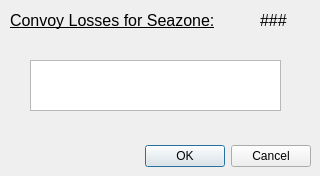
<?xml version="1.0" encoding="UTF-8"?>
<ui version="4.0">
 <class>seazone</class>
 <widget class="QDialog" name="seazone">
  <property name="geometry">
   <rect>
    <x>0</x>
    <y>0</y>
    <width>320</width>
    <height>176</height>
   </rect>
  </property>
  <property name="windowTitle">
   <string>Dialog</string>
  </property>
  <widget class="QDialogButtonBox" name="buttonBox">
   <property name="geometry">
    <rect>
     <x>10</x>
     <y>140</y>
     <width>301</width>
     <height>32</height>
    </rect>
   </property>
   <property name="orientation">
    <enum>Qt::Horizontal</enum>
   </property>
   <property name="standardButtons">
    <set>QDialogButtonBox::Cancel|QDialogButtonBox::Ok</set>
   </property>
  </widget>
  <widget class="QLabel" name="label">
   <property name="geometry">
    <rect>
     <x>10</x>
     <y>0</y>
     <width>241</width>
     <height>41</height>
    </rect>
   </property>
   <property name="text">
    <string>&lt;html&gt;&lt;head/&gt;&lt;body&gt;&lt;p&gt;&lt;span style=&quot; font-size:12pt; text-decoration: underline;&quot;&gt;Convoy Losses for Seazone:&lt;/span&gt;&lt;/p&gt;&lt;/body&gt;&lt;/html&gt;</string>
   </property>
  </widget>
  <widget class="QLabel" name="seazoneNum">
   <property name="geometry">
    <rect>
     <x>260</x>
     <y>0</y>
     <width>41</width>
     <height>41</height>
    </rect>
   </property>
   <property name="text">
    <string>&lt;html&gt;&lt;head/&gt;&lt;body&gt;&lt;p&gt;&lt;span style=&quot; font-size:12pt;&quot;&gt;###&lt;/span&gt;&lt;/p&gt;&lt;/body&gt;&lt;/html&gt;</string>
   </property>
  </widget>
  <widget class="QPlainTextEdit" name="numInput">
   <property name="geometry">
    <rect>
     <x>30</x>
     <y>60</y>
     <width>251</width>
     <height>51</height>
    </rect>
   </property>
  </widget>
 </widget>
 <resources/>
 <connections>
  <connection>
   <sender>buttonBox</sender>
   <signal>accepted()</signal>
   <receiver>seazone</receiver>
   <slot>accept()</slot>
   <hints>
    <hint type="sourcelabel">
     <x>248</x>
     <y>254</y>
    </hint>
    <hint type="destinationlabel">
     <x>157</x>
     <y>274</y>
    </hint>
   </hints>
  </connection>
  <connection>
   <sender>buttonBox</sender>
   <signal>rejected()</signal>
   <receiver>seazone</receiver>
   <slot>reject()</slot>
   <hints>
    <hint type="sourcelabel">
     <x>316</x>
     <y>260</y>
    </hint>
    <hint type="destinationlabel">
     <x>286</x>
     <y>274</y>
    </hint>
   </hints>
  </connection>
 </connections>
</ui>
